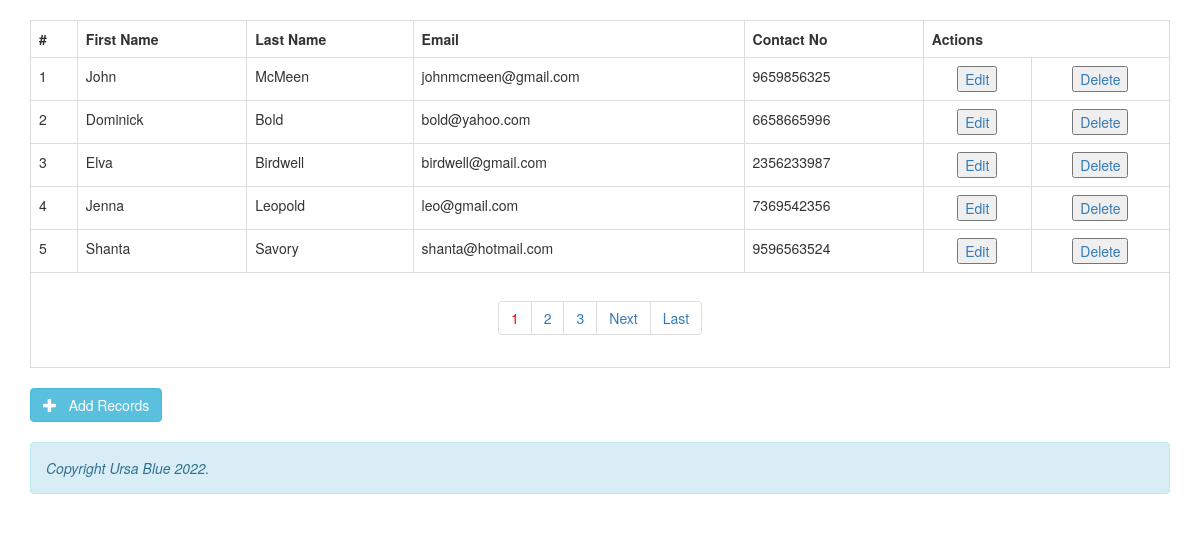
The app's page /lab10/index.php with its own data.
### tables this page shows
CREATE TABLE IF NOT EXISTS `tbl_users` (
  `id` int(11) NOT NULL AUTO_INCREMENT,
  `first_name` varchar(25) NOT NULL,
  `last_name` varchar(25) NOT NULL,
  `email_id` varchar(50) NOT NULL,
  `contact_no` bigint(10) NOT NULL,
  PRIMARY KEY (`id`)
);

### lab10/class.crud.php (the view, shortened to what this page needs)
<?php
class crud
{
	private $db;
	function __construct($DB_con)
	{
		$this->db = $DB_con;
	}
	public function dataview($query)
	{
		$stmt = $this->db->prepare($query);
		$stmt->execute();
		if($stmt->rowCount()>0)
		{
			while($row=$stmt->fetch(PDO::FETCH_ASSOC))
			{
				?>
                <tr>
                <td><?php print($row['id']); ?></td>
                <td><?php print($row['first_name']); ?></td>
                <td><?php print($row['last_name']); ?></td>
                <td><?php print($row['email_id']); ?></td>
                <td><?php print($row['contact_no']); ?></td>
                <td align="center">
                <a href="edit-data.php?edit_id=<?php print($row['id']); ?>"><button>Edit</button></a>
                </td>
                <td align="center">
                <a href="delete-data.php?delete_id=<?php print($row['id']); ?>"><button>Delete</button></a>
                </td>
                </tr>
                <?php
			}
		}
		else
		{
			?>
            <tr>
            <td>Nothing here...</td>
            </tr>
            <?php
		}
	}
	public function paginglink($query,$records_per_page)
	{
		$self = $_SERVER['PHP_SELF'];
		$stmt = $this->db->prepare($query);
		$stmt->execute();
		$total_no_of_records = $stmt->rowCount();
		if($total_no_of_records > 0)
		{
			?><ul class="pagination"><?php
			$total_no_of_pages=ceil($total_no_of_records/$records_per_page);
			$current_page=1;
			for($i=1;$i<=$total_no_of_pages;$i++)
			{
				if($i==$current_page)
				{
					echo "<li><a href='".$self."?page_no=".$i."' style='color:red;'>".$i."</a></li>";
				}
				else
				{
					echo "<li><a href='".$self."?page_no=".$i."'>".$i."</a></li>";
				}
			}
			if($current_page!=$total_no_of_pages)
			{
				$next=$current_page+1;
				echo "<li><a href='".$self."?page_no=".$next."'>Next</a></li>";
				echo "<li><a href='".$self."?page_no=".$total_no_of_pages."'>Last</a></li>";
			}
			?></ul><?php
		}
	}
}

### lab10/header.php (shortened to what this page needs)
<!DOCTYPE html>
<head>
    <link href="bootstrap/css/bootstrap.min.css" rel="stylesheet" media="screen">
</head>
<body>

### lab10/index.php
<?php
include_once 'dbconfig.php';
include_once 'header.php';
?>
<br>
<div class="container">
	 <table class='table table-bordered table-responsive'>
     <tr>
     <th>#</th>
     <th>First Name</th>
     <th>Last Name</th>
     <th>Email</th>
     <th>Contact No</th>
     <th colspan="2" align="center">Actions</th>
     </tr>
     <?php
		$query = "SELECT * FROM tbl_users";
		$records_per_page=5;
		$newquery = $crud->paging($query,$records_per_page);
		$crud->dataview($newquery);
	 ?>
    <tr>
        <td colspan="7" align="center">
 			<div class="pagination-wrap">
            <?php $crud->paginglink($query,$records_per_page); ?>
        	</div>
        </td>
    </tr>
	</table>
</div>
<div class="container">
	<a href="add-data.php" class="btn btn-large btn-info"><i class="glyphicon glyphicon-plus"></i> &nbsp; Add Records</a>
</div>
<br>
<?php include_once 'footer.php'; ?>

### lab10/footer.php (shortened to what this page needs)
<div class="container">
	<div class="alert alert-info">
    <?php date_default_timezone_set('UTC');
    echo "<p><em>Copyright Ursa Blue ".date('Y').".</em></p>";
		?>
	</div>
</div>
</body>
</html>

### records on screen
tbl_users: id "1", first_name "John", last_name "McMeen", email "johnmcmeen@gmail.com", contact_no "9659856325"
tbl_users: id "2", first_name "Dominick", last_name "Bold", email "bold@yahoo.com", contact_no "6658665996"
tbl_users: id "3", first_name "Elva", last_name "Birdwell", email "birdwell@gmail.com", contact_no "2356233987"
tbl_users: id "4", first_name "Jenna", last_name "Leopold", email "leo@gmail.com", contact_no "7369542356"
tbl_users: id "5", first_name "Shanta", last_name "Savory", email "shanta@hotmail.com", contact_no "9596563524"
